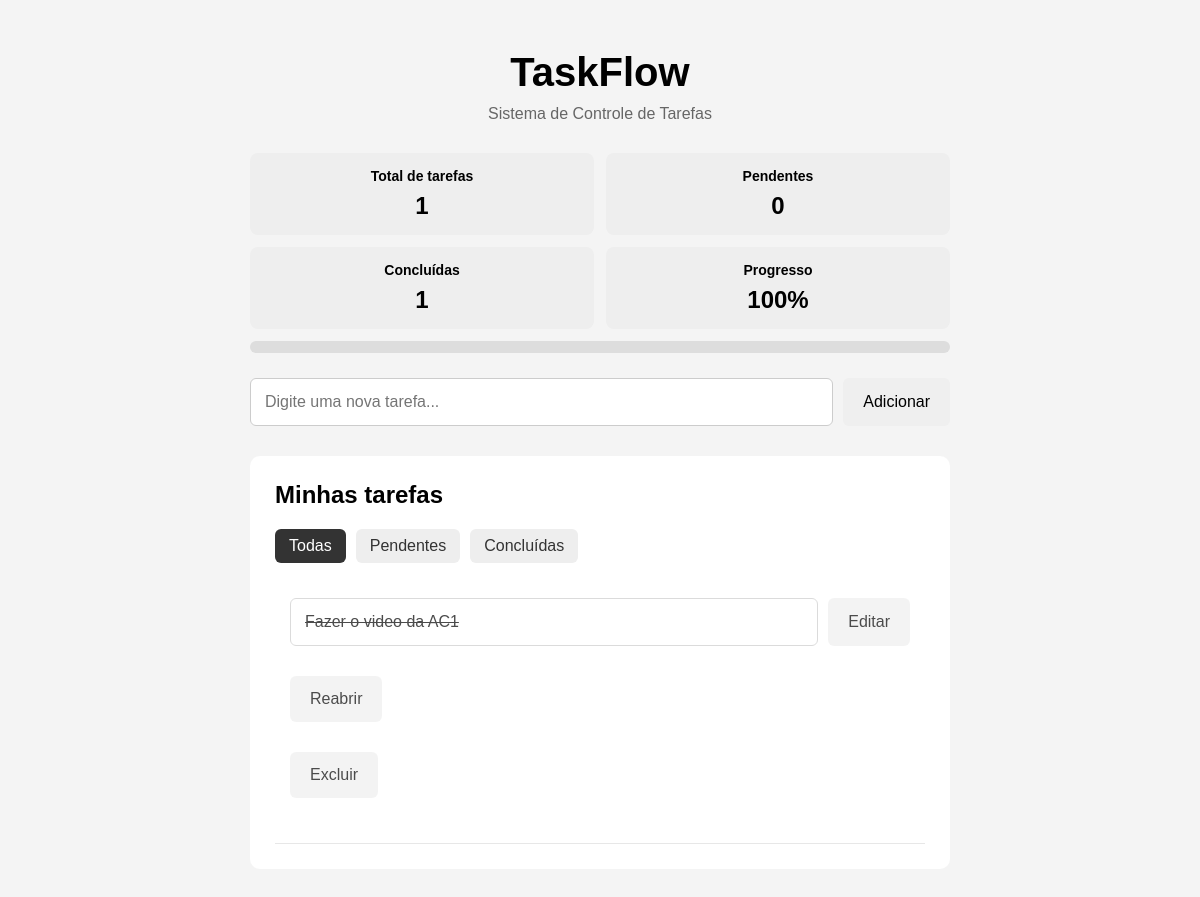
Before: / with the older database file.
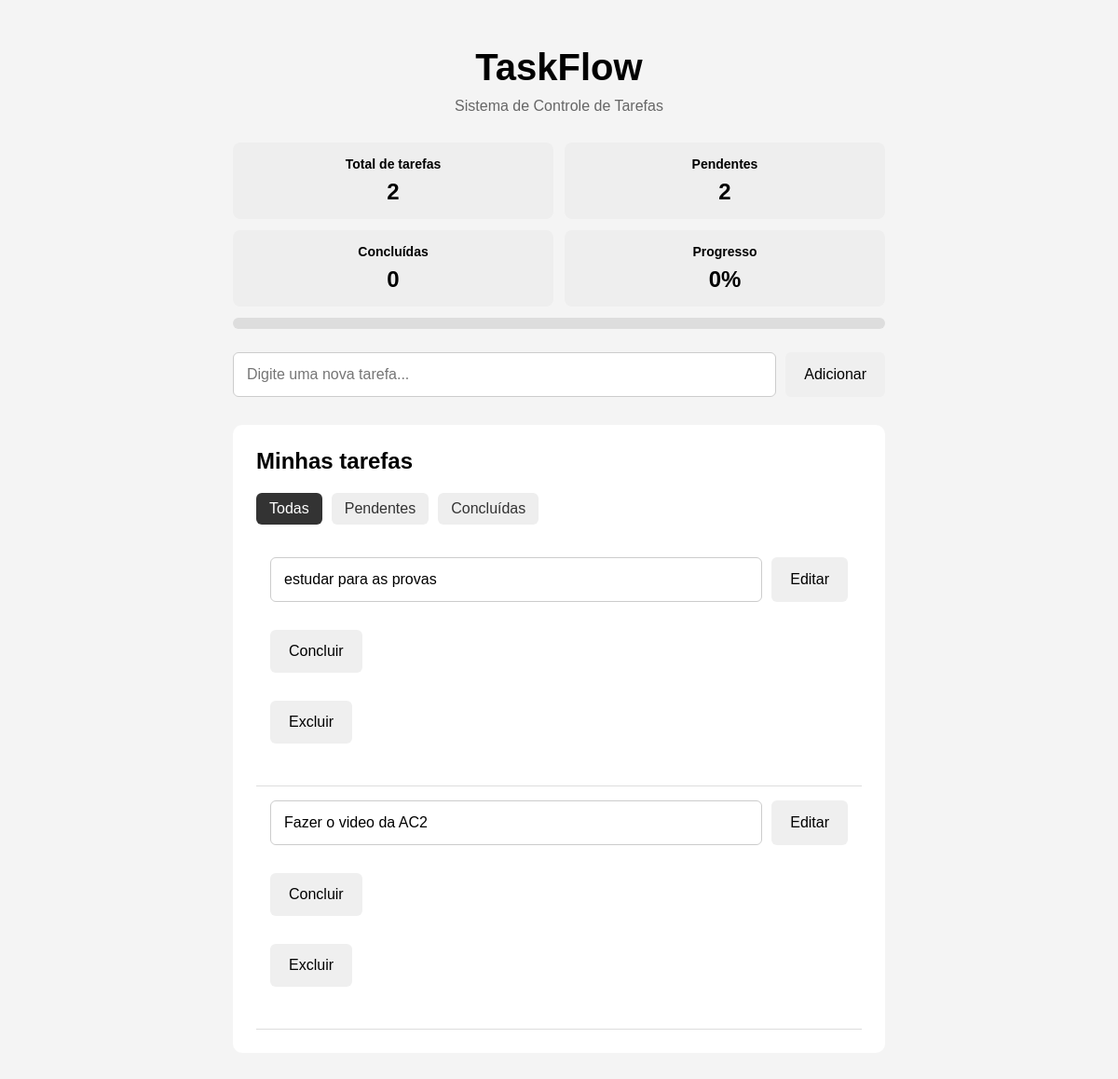
After: the same page with the newer database file.
### tables this page shows
CREATE TABLE tarefas (
            id INTEGER PRIMARY KEY AUTOINCREMENT,
            descricao TEXT NOT NULL
        , concluida INTEGER DEFAULT 0);

### app.py (the view)
@app.route("/")
def index():
    filtro = request.args.get("filtro", "todas")
    conexao = conectar_banco()
    total = conexao.execute(
        "SELECT COUNT(*) FROM tarefas"
    ).fetchone()[0]
    pendentes = conexao.execute(
        "SELECT COUNT(*) FROM tarefas WHERE concluida = 0"
    ).fetchone()[0]
    concluidas = conexao.execute(
        "SELECT COUNT(*) FROM tarefas WHERE concluida = 1"
    ).fetchone()[0]
    if total > 0:
        percentual = round((concluidas / total) * 100)
    else:
        percentual = 0
    if filtro == "pendentes":
        tarefas = conexao.execute(
            "SELECT * FROM tarefas WHERE concluida = 0 ORDER BY id DESC"
        ).fetchall()
    elif filtro == "concluidas":
        tarefas = conexao.execute(
            "SELECT * FROM tarefas WHERE concluida = 1 ORDER BY id DESC"
        ).fetchall()
    else:
        filtro = "todas"
        tarefas = conexao.execute(
            "SELECT * FROM tarefas ORDER BY id DESC"
        ).fetchall()
    conexao.close()
    return render_template(
        "index.html",
        tarefas=tarefas,
        filtro=filtro,
        total=total,
        pendentes=pendentes,
        concluidas=concluidas,
        percentual=percentual
    )

### app.py (called while the page is built)
def conectar_banco():
    conexao = sqlite3.connect("database.db")
    conexao.row_factory = sqlite3.Row
    return conexao

### templates/index.html (shortened to what this page needs)
<!DOCTYPE html>
<html lang="pt-BR">
<head>
    <link rel="stylesheet" href="{{ url_for('static', filename='style.css') }}">
</head>
<body>
    <main class="container">
        <h1>TaskFlow</h1>
        <p class="subtitulo">
            Sistema de Controle de Tarefas
        </p>
        <section class="painel-estatisticas">
    <div class="card-estatistica">
        <h3>Total de tarefas</h3>
        <p>{{ total }}</p>
    </div>
    <div class="card-estatistica">
        <h3>Pendentes</h3>
        <p>{{ pendentes }}</p>
    </div>
    <div class="card-estatistica">
        <h3>Concluídas</h3>
        <p>{{ concluidas }}</p>
    </div>
    <div class="card-estatistica">
        <h3>Progresso</h3>
        <p>{{ percentual }}%</p>
    </div>
    <div class="barra-progresso">
    </div>
</section>
        <form action="/adicionar" method="POST">
            <input
                type="text"
                name="descricao"
                placeholder="Digite uma nova tarefa..."
                required
            >
            <button type="submit">Adicionar</button>
        </form>
        <section class="tarefas">
            <h2>Minhas tarefas</h2>
            <nav class="filtros">
                <a href="{{ url_for('index', filtro='todas') }}"
                   class="{% if filtro == 'todas' %}filtro-ativo{% endif %}">
                    Todas
                </a>
                <a href="{{ url_for('index', filtro='pendentes') }}"
                   class="{% if filtro == 'pendentes' %}filtro-ativo{% endif %}">
                    Pendentes
                </a>
                <a href="{{ url_for('index', filtro='concluidas') }}"
                   class="{% if filtro == 'concluidas' %}filtro-ativo{% endif %}">
                    Concluídas
                </a>
            </nav>
            {% if tarefas %}
                {% for tarefa in tarefas %}
                    <div class="tarefa {% if tarefa['concluida'] %}concluida{% endif %}">
                        <form
                            action="/editar/{{ tarefa['id'] }}"
                            method="POST"
                            class="form-editar"
                        >
                            <input
                                type="text"
                                name="descricao"
                                value="{{ tarefa['descricao'] }}"
                                id="tarefa-{{ tarefa['id'] }}"
                                readonly
                                required
                            >
                            <button
                                type="button"
                                class="btn-editar"
                                data-id="{{ tarefa['id'] }}"
                            >
                                Editar
                            </button>
                        </form>
                        <form action="/concluir/{{ tarefa['id'] }}" method="POST">
                            {% if tarefa['concluida'] %}
                                <button type="submit">Reabrir</button>
                            {% else %}
                                <button type="submit">Concluir</button>
                            {% endif %}
                        </form>
                        <form action="/excluir/{{ tarefa['id'] }}" method="POST">
                            <button type="submit" class="btn-excluir">
                                Excluir
                            </button>
                        </form>
                    </div>
                {% endfor %}
            {% else %}
                <p class="vazio">
                    Nenhuma tarefa encontrada neste filtro.
                </p>
            {% endif %}
        </section>
    </main>
</body>
</html>

### static/style.css (style rules this page uses)
* { box-sizing: border-box; margin: 0; padding: 0; }
body { font-family: Arial, sans-serif; background: #f4f4f4; min-height: 100vh; }
.container { width: 90%; max-width: 700px; margin: 50px auto; }
h1 { text-align: center; font-size: 40px; }
.subtitulo { text-align: center; margin: 10px 0 30px; color: #666; }
form { display: flex; gap: 10px; margin-bottom: 30px; }
input { flex: 1; padding: 14px; border: 1px solid #ccc; border-radius: 6px; font-size: 16px; }
button { padding: 14px 20px; border: none; border-radius: 6px; cursor: pointer; font-size: 16px; }
.tarefas { background: white; padding: 25px; border-radius: 10px; }
.tarefas h2 { margin-bottom: 20px; }
.tarefa { padding: 15px; border-bottom: 1px solid #ddd; }
.filtros { display: flex; flex-wrap: wrap; gap: 10px; margin-bottom: 20px; }
.filtros a { display: inline-block; padding: 8px 14px; border-radius: 6px; background: #eeeeee; color: #333333; text-decoration: none; }
.filtros a.filtro-ativo { background: #333333; color: white; }
.painel-estatisticas { display: grid; grid-template-columns: repeat(2, 1fr); gap: 12px; margin: 25px 0; }
.card-estatistica { background: #eeeeee; padding: 15px; border-radius: 8px; text-align: center; }
.card-estatistica h3 { font-size: 14px; margin-bottom: 8px; }
.card-estatistica p { font-size: 24px; font-weight: bold; margin: 0; }
.barra-progresso { grid-column: 1 / -1; width: 100%; height: 12px; appearance: none; border: none; border-radius: 10px; overflow: hidden; background: #dddddd; }

Changed rows visible on the page:
added tarefas: descricao "estudar para as provas", concluida "Concluir"
changed tarefas: descricao "Fazer o video da AC1" → "Fazer o video da AC2"; concluida "Reabrir" → "Concluir"
Other visible differences:
{{ total }}: "1" → "2"
{{ pendentes }}: "0" → "2"
{{ concluidas }}: "1" → "0"
{{ percentual }}: "100" → "0"
